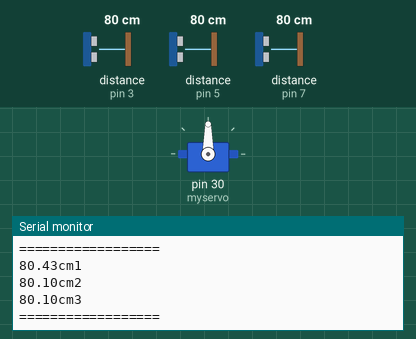
A sketch run on a simulated Arduino Mega 2560, built with avr-gcc and run on an emulated ATmega2560. Parts: servo, the last lines printed to the serial monitor. Wiring (inferred from the names in the program): 3 × ultrasonic range finder: trigger pin 2, echo pin 3 / trigger pin 4, echo pin 5 / trigger pin 6, echo pin 7. Inputs (shaded band) come from the test bench; at power-on: distance to the obstacle (sensors on pin 3, pin 5, pin 7) 80 cm. The echo pulse lasts 58.3 µs per cm.

Above: at 1.2 s.
1.3 s: distance to the obstacle (sensor on pin 3) set to 2 cm
4.3 s: distance to the obstacle (sensor on pin 5) set to 60 cm
At 4.68 s:
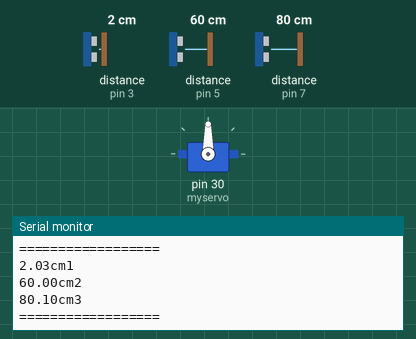
7.3 s: distance to the obstacle (sensor on pin 7) set to 120 cm
At 7.64 s:
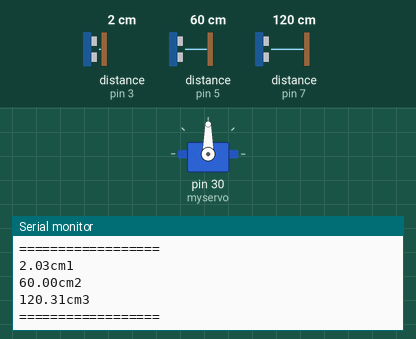
10.3 s: distance to the obstacle (sensor on pin 3) set to 18 cm
13.3 s: distance to the obstacle (sensor on pin 5) set to 35 cm
At 13.65 s:
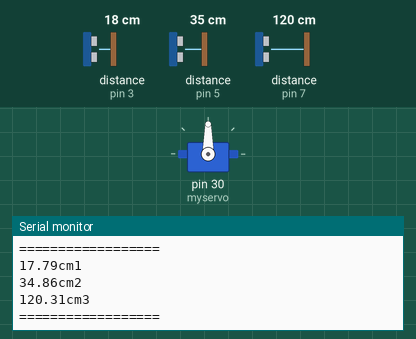
Timing chart, 0 to 16.3 s (numbered marks = the images above; inputs shaded):
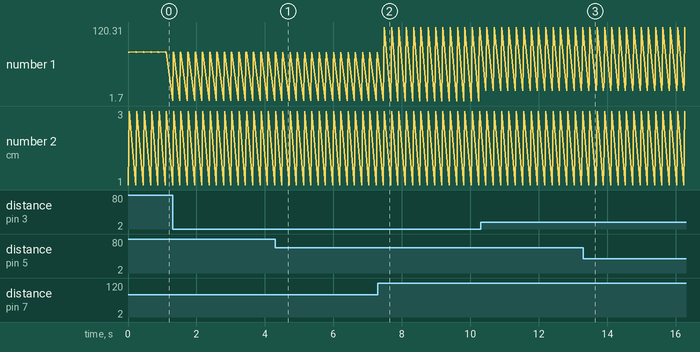

Measured:
- after the input at 4.3 s, the serial monitor: prints a new line after 0.21 s (image 1)
- after the input at 7.3 s, the serial monitor: prints a new line after 0.19 s (image 2)
- after the input at 13.3 s, the serial monitor: prints a new line after 0.18 s (image 3)
- plotted number 1: 80.1 → 120.31 after the input at 7.3 s

The sketch:

sketch_oct03e_lianggechaosheng.ino
```cpp
#include <Servo.h>
Servo myservo;
#define TrigPin1 2
#define EchoPin1 3
#define TrigPin2 4
#define EchoPin2 5
#define TrigPin3 6
#define EchoPin3 7
float cm;
float cm1,cm2,cm3;
void setup()
{
  Serial.begin(9600);
  pinMode(TrigPin1, OUTPUT);
  pinMode(EchoPin1, INPUT);
  pinMode(TrigPin2, OUTPUT);
  pinMode(EchoPin2, INPUT);
  pinMode(TrigPin3, OUTPUT);
  pinMode(EchoPin3, INPUT);
  myservo.attach(30);
}
void chaosheng1()
{
  digitalWrite(TrigPin1, LOW); //低高低电平发一个短时间脉冲去TrigPin
  delayMicroseconds(2);
  digitalWrite(TrigPin1, HIGH);
  delayMicroseconds(10);
  digitalWrite(TrigPin1, LOW);
  cm1 = pulseIn(EchoPin1, HIGH) / 58.0; //将回波时间换算成cm
  cm1 = (int(cm1 * 100.0)) / 100.0; //保留两位小数
  Serial.print(cm1);
  Serial.print("cm1");
  Serial.println("     ");
}
void chaosheng2()
{
  digitalWrite(TrigPin2, LOW); //低高低电平发一个短时间脉冲去TrigPin
  delayMicroseconds(2);
  digitalWrite(TrigPin2, HIGH);
  delayMicroseconds(10);
  digitalWrite(TrigPin2, LOW);
  cm2 = pulseIn(EchoPin2, HIGH) / 58.0; //将回波时间换算成cm
  cm2 = (int(cm2 * 100.0)) / 100.0; //保留两位小数
  Serial.print(cm2);
  Serial.print("cm2");
  Serial.println("     ");
}
void chaosheng3()
{
  digitalWrite(TrigPin3, LOW); //低高低电平发一个短时间脉冲去TrigPin
  delayMicroseconds(2);
  digitalWrite(TrigPin3, HIGH);
  delayMicroseconds(10);
  digitalWrite(TrigPin3, LOW);
  cm3 = pulseIn(EchoPin3, HIGH) / 58.0; //将回波时间换算成cm
  cm3 = (int(cm3 * 100.0)) / 100.0; //保留两位小数
  Serial.print(cm3);
  Serial.print("cm3");
  Serial.println("     ");
}
void loop()
{
  chaosheng1();
  chaosheng2();
  chaosheng3();
  Serial.println("==================");
  delay(200);
}
```
